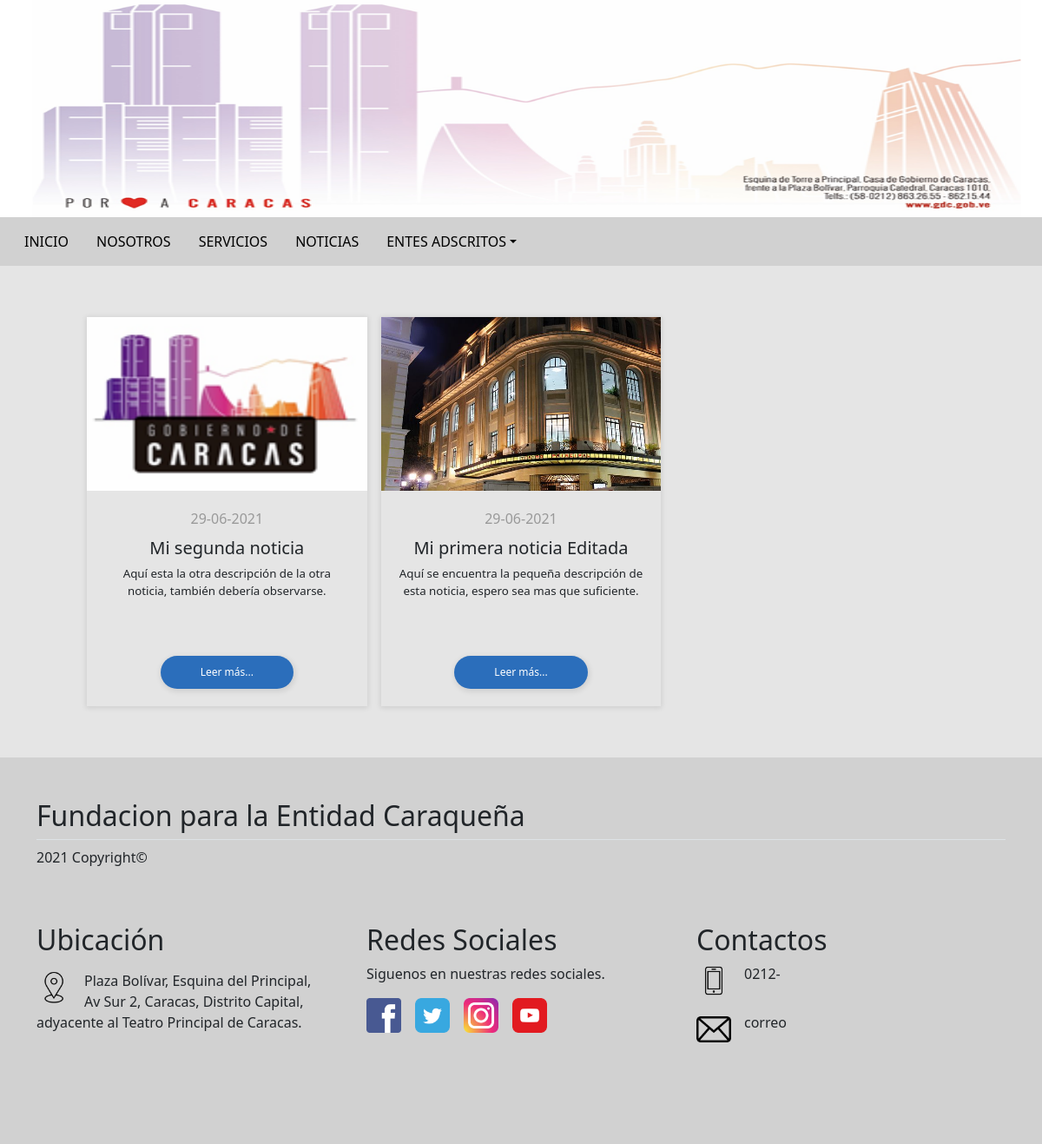
Screenshot of /index.php?action=noticias with the database file from the repository.
### tables this page shows
CREATE TABLE `noticia` (
  `id_noticia` int(11) NOT NULL,
  `titulo_not` varchar(255) NOT NULL,
  `contenido_not` text NOT NULL,
  `fecha_not` varchar(50) NOT NULL,
  `img_not` varchar(255) NOT NULL,
  `descrip_not` varchar(255) NOT NULL
);

### index.php (called while the page is built, shortened)
<?php
require_once "controllers/controlador.php";
require_once "models/modelo.php";
$mvc= new mvccontroller();
$mvc-> plantilla();
?>

### models/modelo.php (called while the page is built, shortened)
<?php
class respuestaPeticionesPaginas{
    public function respuestaNoticiasModel(){
        $objeto = new Conexion();
        $conexion = $objeto->Conectar();
        $consulta = "SELECT id_noticia, titulo_not, contenido_not, fecha_not, img_not, descrip_not FROM noticia ORDER BY id_noticia DESC";
        $resultado = $conexion->prepare($consulta);
        $resultado->execute();
        $data = $resultado->fetchAll(PDO::FETCH_ASSOC);
        return $data;
    }
}
?>

### views/modulos/noticias.php (the view)
<?php
$mvc= new mvccontroller();
$data = $mvc-> peticionPaginasController('Noticias');
?>
<section class="post-list">
      <div class="content">
          <?php
              foreach($data as $dat) {
          ?>
              <article class="post">
                  <a class="text-decoration-none text-dark" href="index.php?id=<?php echo $dat['id_noticia'] ?>">
                      <div class="post-header">
                          <img class="post-img-1" src="CMS/images/<?php echo $dat['img_not'] ?>">
                      </div>
                      <div class="post-body">
                          <div class="row">
                            <span><?php echo $dat['fecha_not'] ?></span>
                            <h5><?php echo $dat['titulo_not'] ?></h5>
                            <p class="descripcion-noti-inicio mb-0"  style="height:100px;"><?php echo $dat['descrip_not'] ?></p>
                          </div>
                          <div class="row mt-1">
                            <a href="index.php?id=<?php echo $dat['id_noticia'] ?>" class="post-link-inicio">Leer más...</a>
                          </div>
                      </div>
                  </a>
              </article>
          <?php
              }
          ?>
      </div>
    </section>

### views/css/style.css (style rules this page uses)
.post-list { display: flex; align-items: center; justify-content: center; padding: 30px 15px; }
.content { display: grid; grid-template-columns: repeat(3, 1fr); gap: 1em; max-width: 1000px; margin: 1.8em auto; }
.descripcion-noti-inicio { font-size: smaller; }
.post-img-1 { background:url(../images/test1.jpg) ; width: 100%; height: 200px; background-size: cover; background-position: center; transition: .2s; }
.post { box-shadow: 0 1px 6px 1px rgba(0, 0, 0, .1); overflow: hidden; transition: .2s; grid-template-rows: minmax(100px, auto); }
.post-header { width: 100%; height: 200px; overflow: hidden; cursor: pointer; }
.post-body { padding: 20px; text-align: center; }
.post-body span { display: inline-block; color: #999; margin-bottom: 10px; }
.post-body p { line-height: 1.5; margin-bottom: 20px; }
.post-body .post-link-inicio { align-items: center; text-decoration: none; padding: 10px; background: #2b6ebb; color: #ffffff; width: 50%; margin: auto; border-radius: 20px; box-shadow: 1px 2px 6px 1px rgba(0, 0, 0, .1); transition: .2s; font-size: 12px; }

### rows the page displays
noticia: img_not (picture), fecha_not "29-06-2021", titulo_not "Mi segunda noticia", descrip_not "Aquí esta la otra descripción de la otra noticia, también debería observarse."
noticia: img_not (picture), fecha_not "29-06-2021", titulo_not "Mi primera noticia Editada", descrip_not "Aquí se encuentra la pequeña descripción de esta noticia, espero sea mas que suficiente."
